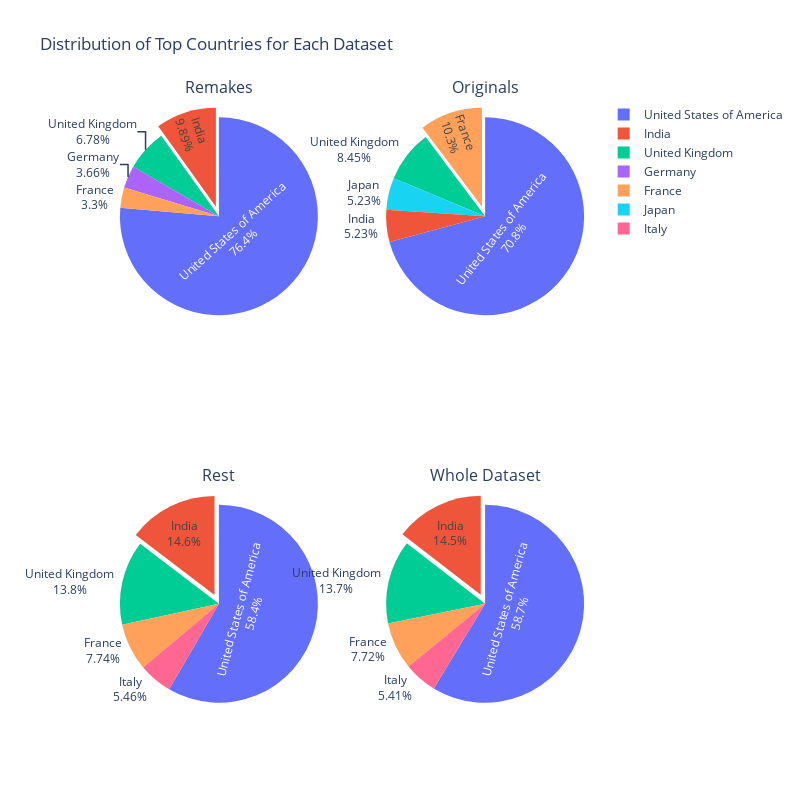

The notebook cell saved with this chart:
### Markdown cell above
### Countries

### Code cell
# Get data for each dataset
names_remakes, values_remakes = pie_chart_data(df_remakes, "movie_countries")
names_originals, values_originals = pie_chart_data(df_originals, "movie_countries")
names_rest, values_rest = pie_chart_data(df_rest, "movie_countries")
names_movies, values_movies = pie_chart_data(df_movies, "movie_countries")

# Create a figure with a 2x2 grid for pie charts
fig = make_subplots(rows=2, cols=2, specs=[[{'type':'domain'}, {'type':'domain'}],
                                           [{'type':'domain'}, {'type':'domain'}]],
                    subplot_titles=["Remakes", "Originals", "Rest", "Whole Dataset"])

fig.add_trace(px.pie(names=names_remakes, values=values_remakes).data[0], row=1, col=1)
fig.add_trace(px.pie(names=names_originals, values=values_originals).data[0], row=1, col=2)
fig.add_trace(px.pie(names=names_rest, values=values_rest).data[0], row=2, col=1)
fig.add_trace(px.pie(names=names_movies, values=values_movies).data[0], row=2, col=2)

fig.update_traces(textinfo='percent+label', pull=[0,0.1,0,0])  # Adjust as needed
fig.update_layout(width=800, height=800, title="Distribution of Top Countries for Each Dataset")

fig.show()

# Print proportion known for the whole dataset as before
proportion_known = len(df_movies["movie_countries"].dropna().astype(str).apply(lambda x: x.strip())) / len(df_movies["movie_countries"])
print(f"The proportion of movies for which countries are known: {proportion_known}")

### Figure 1 — Plotly figure (JSON) as saved in the notebook; plotly's stock layout.template omitted (floating-point values rounded to 4 significant figures)
{"data": [{"domain": {"x": [0, 0.45], "y": [0.625, 1]}, "hovertemplate": "label=%{label}<br>value=%{value}<extra></extra>", "labels": ["United States of America", "India", "United Kingdom", "Germany", "France"], "legendgroup": "", "name": "", "pull": [0, 0.1, 0, 0], "showlegend": true, "textinfo": "percent+label", "type": "pie", "values": [417, 54, 37, 20, 18]}, {"domain": {"x": [0.55, 1], "y": [0.625, 1]}, "hovertemplate": "label=%{label}<br>value=%{value}<extra></extra>", "labels": ["United States of America", "France", "United Kingdom", "Japan", "India"], "legendgroup": "", "name": "", "pull": [0, 0.1, 0, 0], "showlegend": true, "textinfo": "percent+label", "type": "pie", "values": [352, 51, 42, 26, 26]}, {"domain": {"x": [0, 0.45], "y": [0, 0.375]}, "hovertemplate": "label=%{label}<br>value=%{value}<extra></extra>", "labels": ["United States of America", "India", "United Kingdom", "France", "Italy"], "legendgroup": "", "name": "", "pull": [0, 0.1, 0, 0], "showlegend": true, "textinfo": "percent+label", "type": "pie", "values": [33968, 8519, 8000, 4501, 3177]}, {"domain": {"x": [0.55, 1], "y": [0, 0.375]}, "hovertemplate": "label=%{label}<br>value=%{value}<extra></extra>", "labels": ["United States of America", "India", "United Kingdom", "France", "Italy"], "legendgroup": "", "name": "", "pull": [0, 0.1, 0, 0], "showlegend": true, "textinfo": "percent+label", "type": "pie", "values": [34721, 8598, 8078, 4569, 3203]}], "layout": {"annotations": [{"font": {"size": 16}, "showarrow": false, "text": "Remakes", "x": 0.225, "xanchor": "center", "xref": "paper", "y": 1, "yanchor": "bottom", "yref": "paper"}, {"font": {"size": 16}, "showarrow": false, "text": "Originals", "x": 0.775, "xanchor": "center", "xref": "paper", "y": 1, "yanchor": "bottom", "yref": "paper"}, {"font": {"size": 16}, "showarrow": false, "text": "Rest", "x": 0.225, "xanchor": "center", "xref": "paper", "y": 0.375, "yanchor": "bottom", "yref": "paper"}, {"font": {"size": 16}, "showarrow": false, "text": "Whole Dataset", "x": 0.775, "xanchor": "center", "xref": "paper", "y": 0.375, "yanchor": "bottom", "yref": "paper"}], "height": 800, "title": {"text": "Distribution of Top Countries for Each Dataset"}, "width": 800}}
